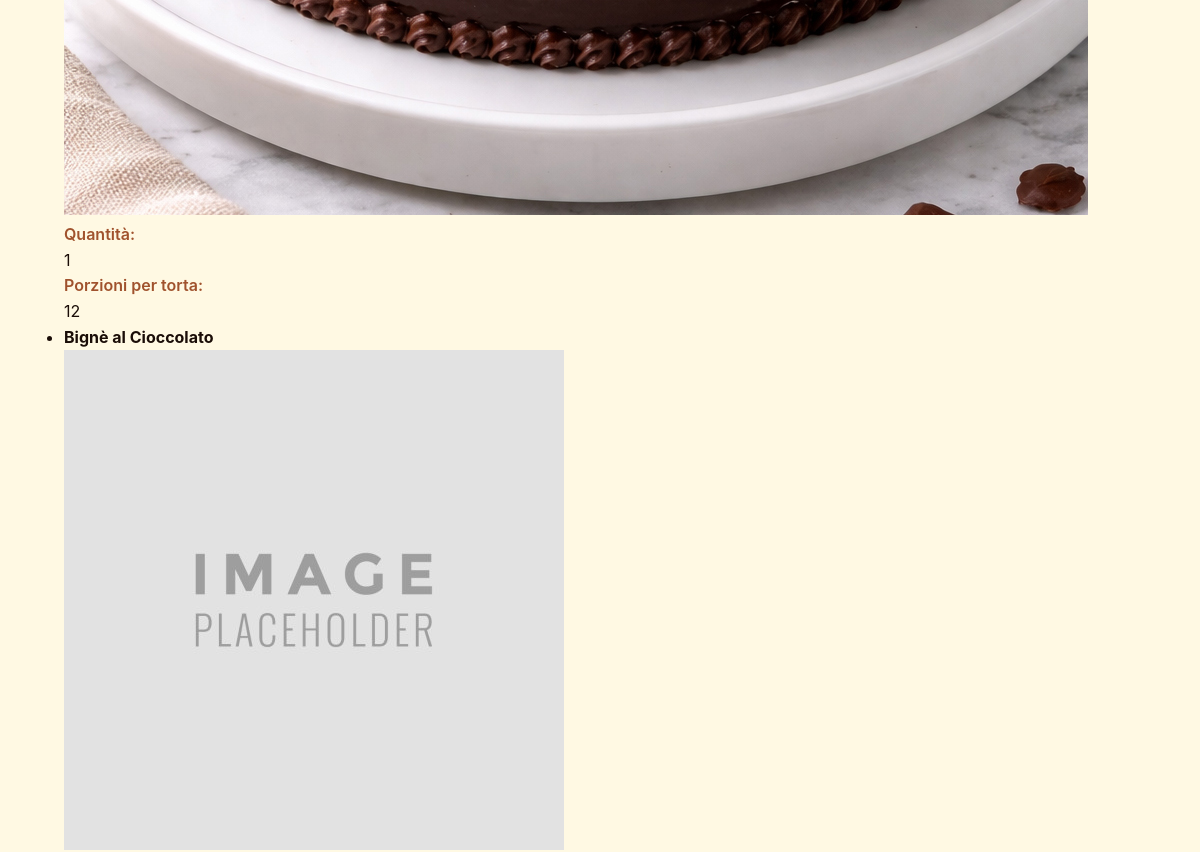
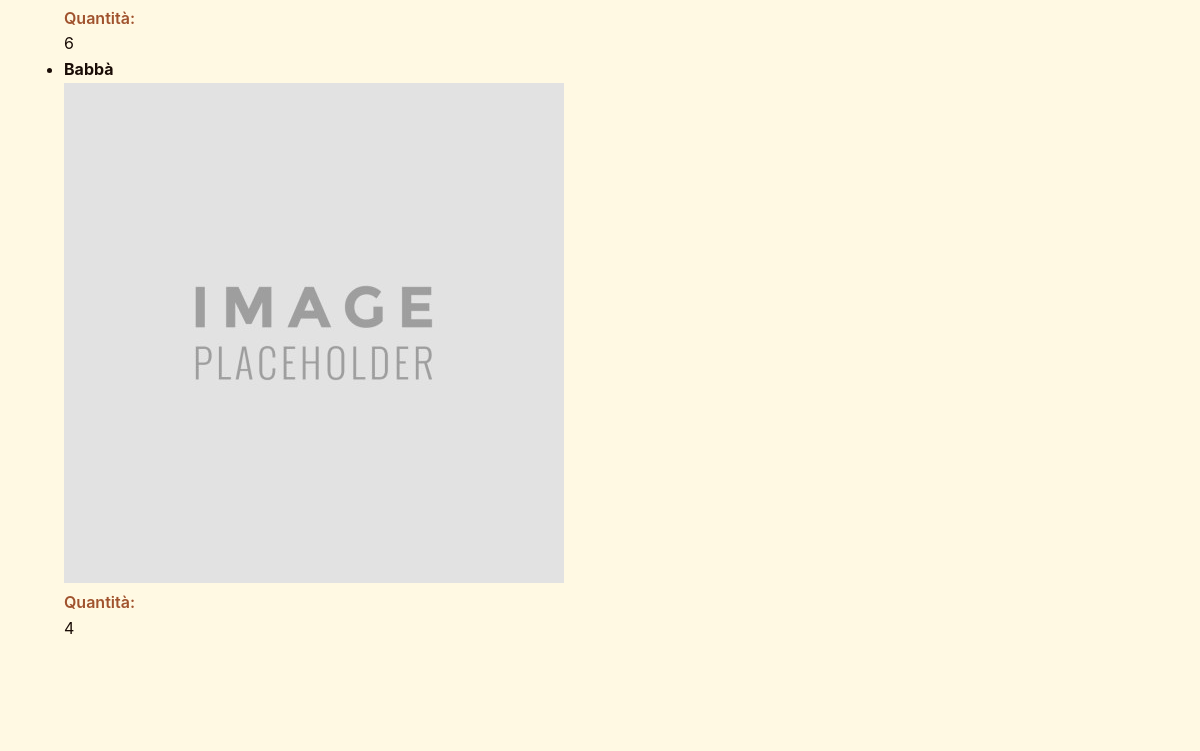
Page /dettaglio-ordine?id=1 (signed in, middle part) on the earlier database version (2 pictures, top to bottom).
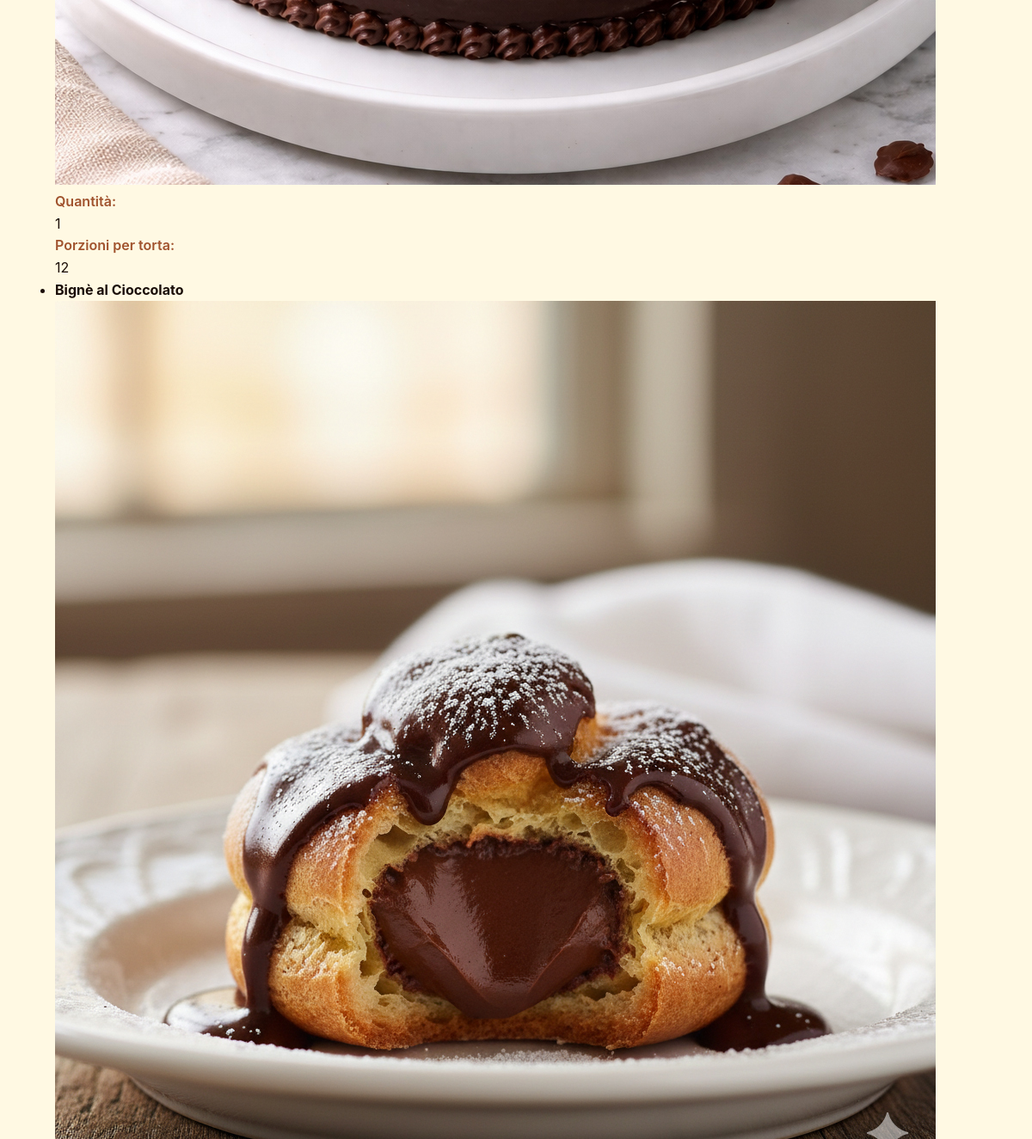
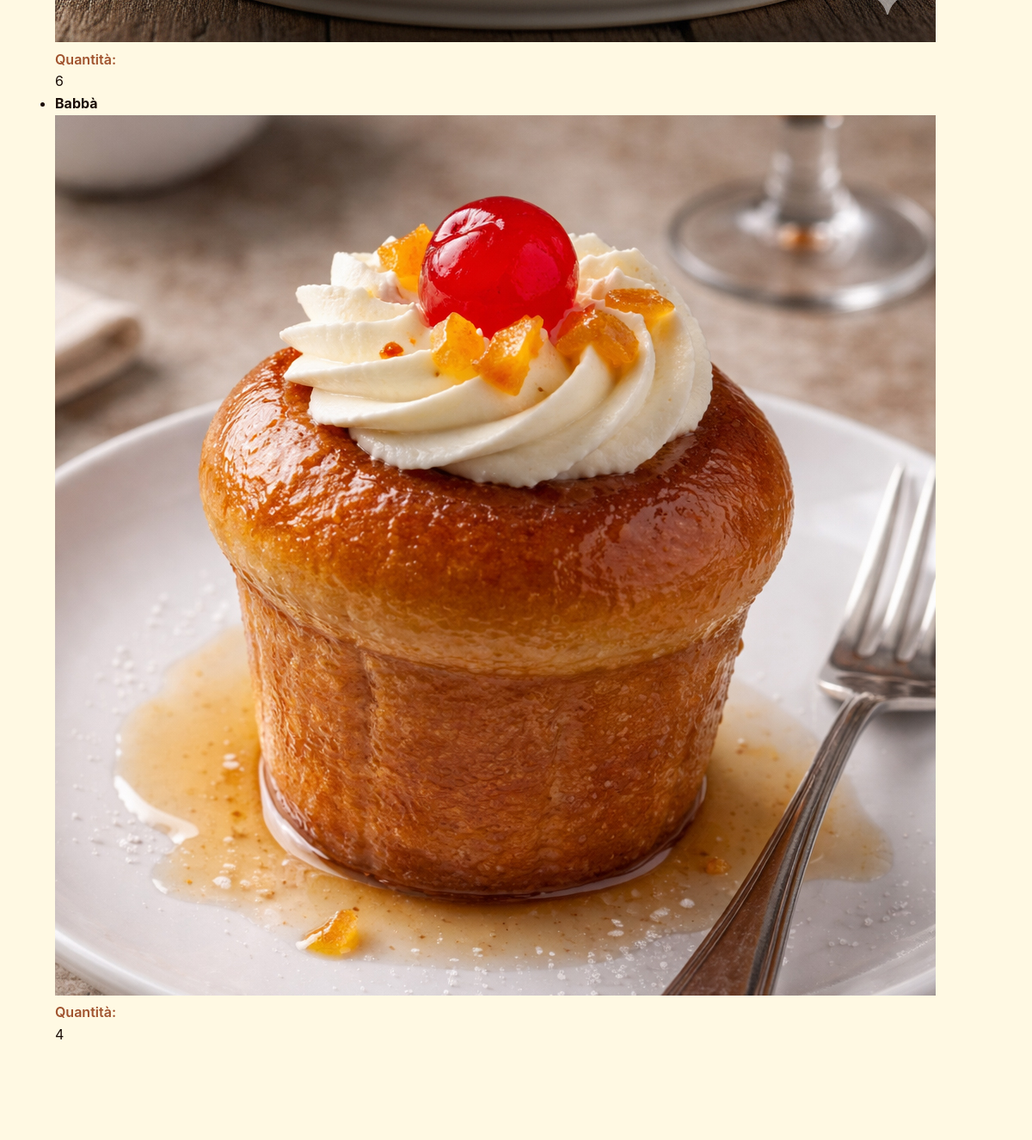
Same page on the later database version (2 pictures, top to bottom).
### tables this page shows
CREATE TABLE ordine_pasticcino (
  pasticcino int NOT NULL,
  ordine int NOT NULL,
  quantita int NOT NULL,
  PRIMARY KEY (pasticcino, ordine),
  FOREIGN KEY (pasticcino) REFERENCES item(id),
  FOREIGN KEY (ordine) REFERENCES ordine(id) ON DELETE CASCADE
);

CREATE TABLE item (
  id int NOT NULL AUTO_INCREMENT,
  tipo ENUM('torta', 'pasticcino') NOT NULL,     
  nome varchar(30) NOT NULL,
  descrizione varchar(1024),
  prezzo DECIMAL(10,2) NOT NULL,  
  immagine varchar(255),
  testo_alternativo varchar(255),
  attivo boolean NOT NULL DEFAULT TRUE,
  PRIMARY KEY(id)
);

### site/php/dbConnection.php (called while the page is built, shortened)
<?php
class DBAccess{
    private $connection;
    public function openDBConnection(){
        try {
            $host = getenv('MYSQLHOST')     ?: (defined('DB_HOST')     ? DB_HOST     : null);
            $user = getenv('MYSQLUSER')     ?: (defined('DB_USER')     ? DB_USER     : null);
            $pass = getenv('MYSQLPASSWORD') ?: (defined('DB_PASSWORD') ? DB_PASSWORD : null);
            $db   = getenv('MYSQLDATABASE') ?: (defined('DB_NAME')     ? DB_NAME     : null);
            $port = getenv('MYSQLPORT')     ?: (defined('DB_PORT')     ? DB_PORT     : 3306);
            $this->connection = mysqli_connect($host, $user, $pass, $db, (int)$port);
            $this->connection->set_charset("utf8mb4");
            return true;
        } catch (mysqli_sql_exception $e) {
            return false;
        }
    }
    public function getOrdiniPasticcinoById($id) {
        $query = "SELECT op.pasticcino,
            op.ordine,
            op.quantita,
            i.nome,
            i.immagine,
            i.testo_alternativo
            FROM ordine_pasticcino AS op
            JOIN item AS i ON op.pasticcino = i.id
            WHERE op.ordine = ? ";
        $stmt = mysqli_prepare($this->connection, $query);
        mysqli_stmt_bind_param($stmt, "i", $id);
        mysqli_stmt_execute($stmt);
        $result = mysqli_stmt_get_result($stmt);
        $pasticcini = [];
        while ($row = mysqli_fetch_assoc($result)) {
            $pasticcini[] = $row;
        }
        return $pasticcini;
    }
}
?>

### site/php/dettagliOrdine.php (the view, shortened to what the changed rows need)
<?php
require_once "dbConnection.php";
$paginaHTML = file_get_contents( __DIR__ .'/../html/dettagliOrdine.html');
$id_ordine = null;
$listaDettagliOrdine = '';
$messaggioErrore = '';
$stati = [
    1 => 'In attesa',
    2 => 'In preparazione',
    3 => 'Completato',
    4 => 'Ritirato'
];
$torteOrdinate = [];
$pasticciniOrdinati = [];
$listaDolciOrdinati = '';
if (isset($_GET['id'])) {
    $id_ordine = intval($_GET['id']);
} elseif (isset($_POST['id'])) {
    $id_ordine = intval($_POST['id']);
}
    $email = $_SESSION['email'];
    $ruolo = $_SESSION['ruolo'];
    $db = new DBAccess();
    $connessione = $db->openDBConnection();
    if(!$connessione){
        http_response_code(500);
        include __DIR__ . '/500.php';
        exit;
        } else {
            if (!$db->ordineEsiste($id_ordine)) {
                http_response_code(404);
                include __DIR__ . '/404.php';
                $db->closeDBConnection();
                exit;
            } else {
                if ($ruolo === 'admin') {
                    $ordine = $db->getOrdineById($id_ordine);
                } else {
                    $ordine = $db->getOrdineByIdAndEmail($id_ordine, $email);
                }
                if (!$ordine) {
                    http_response_code(403);
                    include __DIR__ . '/403.php';
                    $db->closeDBConnection();
                    exit;
                } else {
                    $torteOrdinate = $db->getOrdiniTortaById($id_ordine);
                    $pasticciniOrdinati = $db->getOrdiniPasticcinoById($id_ordine);
                }
            }
        }
    if(empty($ordine)){
        $listaDettagliOrdine = '<p class="errore" role="alert">L\'ordine non contiene prodotti</p>';
    } else {
    $statoTesto = isset($stati[$ordine['stato']]) ? $stati[$ordine['stato']] : 'Sconosciuto';
    $listaDettagliOrdine  = '<h2>Dettagli ordine <span aria-label="Numero">#</span>' . htmlspecialchars($ordine['id']) . '</h2>
                            <div class="dettagli-ordine">
                                <dl>
                                    <dt><strong>Stato:</strong></dt>
                                    <dd>'. htmlspecialchars($statoTesto) . '</dd>
                                    <dt><strong>Data di ordinazione:</strong></dt>
                                    <dd>'. htmlspecialchars($ordine['ordinazione']) . '</dd>
                                    <dt><strong>Data di ritiro:</strong></dt>
                                    <dd>'. htmlspecialchars($ordine['ritiro']) . '</dd>
                                    <dt><strong>Annotazioni:</strong></dt>
                                    <dd>'. htmlspecialchars($ordine['annotazioni'] ?? 'nessuna annotazione inserita') . '</dd>
                                    <dt><strong>Totale (€):</strong></dt>
                                    <dd>'. htmlspecialchars($ordine['totale']) . '</dd>
                                </dl>
                            </div>';
    $listaDettagliOrdine .= '<h3>Ordine creato da:</h3>
                            <div class="dettagli-ordine">
                                <dl>
                                    <dt><strong>Email:</strong></dt>
                                    <dd>' . htmlspecialchars($ordine['persona']) . '</dd>
                                    <dt><strong>Nome:</strong></dt>
                                    <dd>'. htmlspecialchars($ordine['nome']) . '</dd>
                                    <dt><strong>Cognome:</strong></dt>
                                    <dd>'. htmlspecialchars($ordine['cognome']) . '</dd>
                                    <dt><strong>Telefono:</strong></dt>
                                    <dd>'. htmlspecialchars($ordine['telefono']) . '</dd>
                                </dl>
                            </div>';
    $listaDolciOrdinati =  '<h3>Dolci ordinati:</h3>';
    if(empty($torteOrdinate) && empty($pasticciniOrdinati)){
        $listaDolciOrdinati .= '<p>Ordine vuoto</p>';
    } else {
        $listaDolciOrdinati .= '<ul>';
        if(!empty($torteOrdinate)){
            foreach ($torteOrdinate as $torta){
                $imgSrc = !empty($torta['immagine']) ? "site/img/" . $torta['immagine'] : "site/img/placeholder.jpeg";
                $altText = !empty($torta['testo_alternativo']) ? $torta['testo_alternativo'] : "Immagine non disponibile";
                $listaDolciOrdinati .= '<li class="dolce-ordinato">
                                            <h4>' . $torta['nome'] . '</h4>
                                            <div class="contenitore-dolce">
                                                <div class="immagine-dolce">
                                                    <img src="' . htmlspecialchars($imgSrc) . '" alt="' . htmlspecialchars($altText) .'"/>
                                                </div>
                                                <div class="dettagli-dolce">
                                                    <dl>
                                                        <dt><strong>Quantità:</strong></dt>
                                                        <dd>'. htmlspecialchars($torta['numero_torte']) . '</dd>
                                                        <dt><strong>Porzioni per torta:</strong></dt>
                                                        <dd>'. htmlspecialchars($torta['porzioni']) . '</dd>';
                $targaTorta = htmlspecialchars($torta['targa']);
                if(!empty($targaTorta)){
                    $listaDolciOrdinati .= '<dt><strong>Scritta sulla targa:</strong></dt>
                    <dd>'. $targaTorta . '</dd>';
                }
                $listaDolciOrdinati .= '</dl>
                                    </div>
                                </div>
                            </li>';
            }
        }
        if(!empty($pasticciniOrdinati)){
            foreach ($pasticciniOrdinati as $pasticcino){
                $imgSrc = !empty($pasticcino['immagine']) ? "site/img/" . $pasticcino['immagine'] : "site/img/placeholder.jpeg";
                $altText = !empty($pasticcino['testo_alternativo']) ? $pasticcino['testo_alternativo'] : "Immagine non disponibile";
                $listaDolciOrdinati .= '<li class="dolce-ordinato">
                                            <h4>' . htmlspecialchars($pasticcino['nome']) . '</h4>
                                            <div class="contenitore-dolce">
                                                <div class="immagine-dolce">
                                                    <img src="' . htmlspecialchars($imgSrc) . '" alt="' . htmlspecialchars($altText) . '"/>
                                                </div>
                                                <div class="dettagli-dolce">
                                                    <dl>
                                                        <dt><strong>Quantità:</strong></dt>
                                                        <dd>' . htmlspecialchars($pasticcino['quantita']) . '</dd>
                                                    </dl>
                                                </div>
                                            </div>
                                        </li>';
            }
        }
        $listaDolciOrdinati .= '</ul>';
    }
}
$paginaHTML = str_replace('[messaggioErroreDB]', $messaggioErrore, $paginaHTML);
$paginaHTML = str_replace('[listaDettagliOrdine]', $listaDettagliOrdine, $paginaHTML);
$paginaHTML = str_replace('[listaDolciOrdinati]', $listaDolciOrdinati, $paginaHTML);
echo $paginaHTML;
?>

Differences in the rows shown:
changed through a linked row, ordine_pasticcino "Bignè al Cioccolato": pasticcino.immagine: picture added in place of a placeholder
changed through a linked row, ordine_pasticcino "Babbà": pasticcino.immagine: picture added in place of a placeholder
